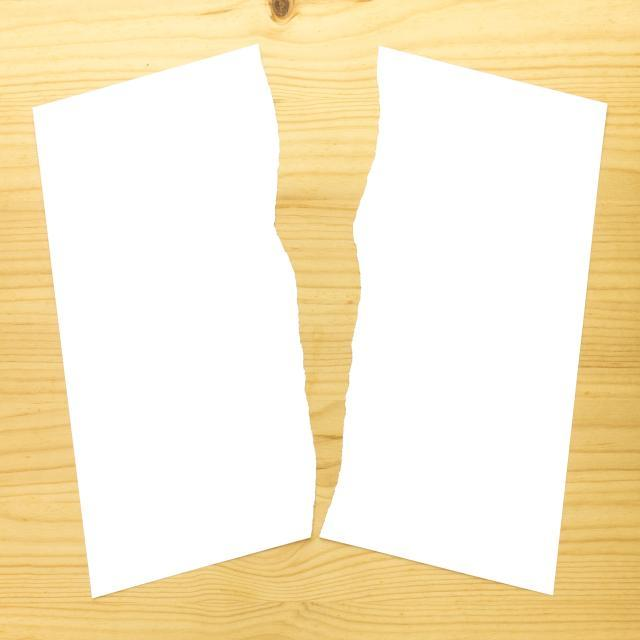
#> input picture img/2.jpg, 640 x 640 px, found by its file name
$ python shape_main.py
#> lines starting #> are read from the running program, lines starting #| are printed output that depends on the picture; after the words box and inside, x2 and y2 are one past the last pixel; in counts of white or black regions, pixels touching at a corner belong together
# -*- coding: utf-8 -*-
import cv2
import numpy as np
import json
import os
import matplotlib.pyplot as plt


def update_edges(val):
    """トラックバーの値を使ってエッジ検出を更新"""
    global edges, blurred, image_display, contours

    # トラックバーから閾値を取得
    threshold1 = cv2.getTrackbarPos('Threshold1', 'Edge Detection')
    threshold2 = cv2.getTrackbarPos('Threshold2', 'Edge Detection')

    # エッジ検出を更新
    edges = cv2.Canny(blurred, threshold1, threshold2)

    # エッジ膨張用カーネルを定義
    kernel = np.ones((3, 3), np.uint8)
    edges_dilated = cv2.dilate(edges, kernel, iterations=1)

    # 輪郭検出
    contours, _ = cv2.findContours(edges_dilated, cv2.RETR_EXTERNAL, cv2.CHAIN_APPROX_SIMPLE)
    image_display[:] = image[:]  # 元画像をコピー

    for idx, cnt in enumerate(contours):
        if cv2.contourArea(cnt) > 500:  # 面積フィルタ
            draw_colored_segments(image_display, cnt, idx)

    # エッジと検出結果を更新
    cv2.imshow('Edge Detection', image_display)
    cv2.imshow('Edges', edges)

def draw_colored_segments(image, contour, segment_idx):
    """元の枠線に沿って描画し、ピークと谷を検出"""
    epsilon = 0.05 * cv2.arcLength(contour, True)
    approx = cv2.approxPolyDP(contour, epsilon, True)

    # 頂点の座標を取得
    points = [tuple(pt[0]) for pt in approx]

    # セグメントが空の場合はスキップ
    if not points:
        print(f"セグメント {segment_idx} に頂点が存在しません。スキップします。")
        return

    # 色リストを固定（青, 緑, 赤, 水色）
    base_colors = [(255, 0, 0), (0, 255, 0), (0, 0, 255), (255, 255, 0)]  # 必要な色だけ
    colors = base_colors * ((len(points) // len(base_colors)) + 1)  # 必要な色数を確保
    colors = colors[:len(points)]  # 長さをポイント数に制限

    # セグメントごとのデータを初期化
    if segment_idx not in segment_data:
        segment_data[segment_idx] = {"color_points": {f"color_{i}": [] for i in range(len(colors))}}

    for i in range(len(points)):
        start_point = points[i]
        end_point = points[(i + 1) % len(points)]

        # セグメント内の輪郭点を取得
        segment_points = get_segment_points(contour, start_point, end_point)

        # 曲線を描画 (範囲外アクセスを防ぐ)
        if i < len(colors):  # 範囲外アクセスを防ぐ
            for j in range(len(segment_points) - 1):
                pt1 = tuple(segment_points[j])
                pt2 = tuple(segment_points[j + 1])
                cv2.line(image, pt1, pt2, colors[i], 2)

        # ピークと谷を検出してプロット
        detect_peaks_and_valleys(segment_points, colors[i], segment_idx, i)


def get_segment_points(contour, start_point, end_point):
    """セグメント内の輪郭点を取得"""
    start_idx = -1
    end_idx = -1

    # 輪郭の中でstart_pointとend_pointのインデックスを探す
    for idx, pt in enumerate(contour[:, 0, :]):
        if tuple(pt) == start_point:
            start_idx = idx
        if tuple(pt) == end_point:
            end_idx = idx

    # インデックス範囲に基づいてセグメントのポイントを取得
    if start_idx < end_idx:
        return contour[start_idx:end_idx + 1, 0, :]
    else:  # 輪郭が閉じている場合の対応
        return np.vstack((contour[start_idx:, 0, :], contour[:end_idx + 1, 0, :]))

def detect_peaks_and_valleys(segment_points, color, segment_idx, color_idx):
    """セグメント内のピークと谷を検出してプロット"""
    x = segment_points[:, 0]
    y = segment_points[:, 1]

    # 1次微分と2次微分を計算
    dy = np.gradient(y)
    ddy = np.gradient(dy)

    # ピークと谷を検出
    peaks = np.where((ddy < -0.01))[0]  # ピーク
    valleys = np.where((ddy > 0.01))[0]  # 谷

    # セグメントデータ内のこの色の点群を初期化
    segment_data[segment_idx]["color_points"][f"color_{color_idx}"] = []

    # ピークと谷を描画（重複を防ぐ）
    unique_points = set()  # 一意性を確保するためのセット
    for idx in np.concatenate((peaks, valleys)):  # ピークと谷をまとめて処理
        point = (int(x[idx]), int(y[idx]))
        if point not in unique_points:  # 新しい点だけ追加
            unique_points.add(point)
            segment_data[segment_idx]["color_points"][f"color_{color_idx}"].append(point)
            print(f"セグメント {segment_idx}, 色 {color_idx}, 点: {point}")  # デバッグ出力
            cv2.circle(image_display, point, 5, color, -1)  # 描画


# [64 lines left out: function visualize_and_save_segments, not called in this run]


try:
    print("スクリプトが開始されました")

    # 画像の読み込み
    image = cv2.imread('img\\2.jpg')  # 適切なパスに変更してください
#> image is the input picture: shape (640, 640, 3); mean B, G, R 202.1, 234.4, 248.6
    if image is None:
        raise FileNotFoundError("指定された画像が見つかりません。パスを確認してください。")

    print("画像の読み込みが成功しました")

    # グレースケール変換とぼかし
    gray = cv2.cvtColor(image, cv2.COLOR_BGR2GRAY)
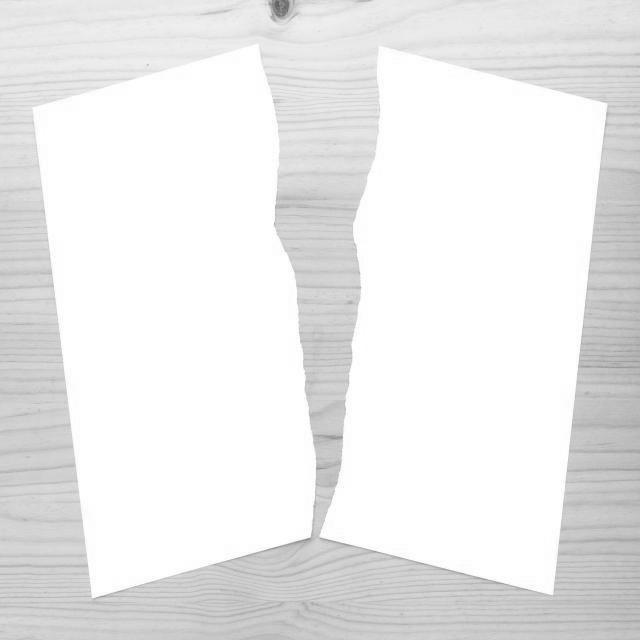
#> gray: shape (640, 640); min 89, max 255, mean 235
    blurred = cv2.GaussianBlur(gray, (5, 5), 0)

    # 初期値の設定
    edges = None
    contours = []
    segment_data = {}  # 各セグメントのデータを格納する辞書
    image_display = image.copy()  # 初期化

    # ウィンドウ作成
    cv2.namedWindow('Edge Detection')
    cv2.namedWindow('Edges')

    # トラックバー作成
    cv2.createTrackbar('Threshold1', 'Edge Detection', 100, 500, update_edges)
    cv2.createTrackbar('Threshold2', 'Edge Detection', 200, 500, update_edges)

    # 初期表示
    update_edges(0)
#> in update_edges, `edges = cv2.Canny(blurred, threshold1, threshold2)`:
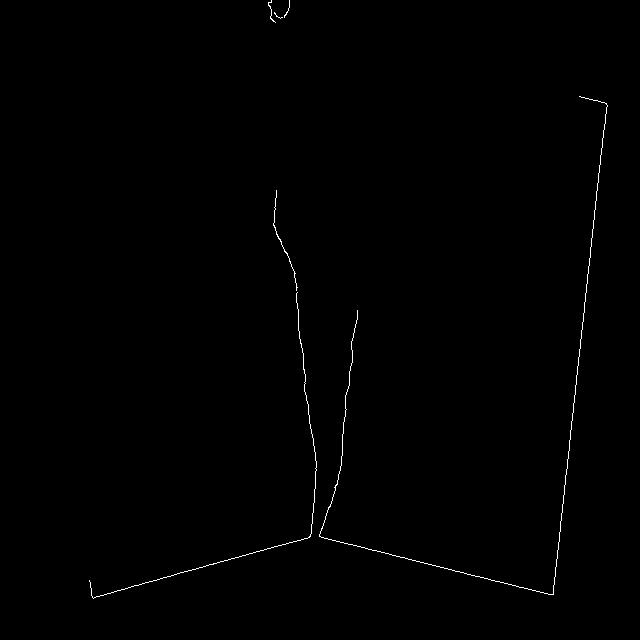
#> edges: shape (640, 640); 0.4% white in thin lines or dots, all inside (x1, y1, x2, y2) = (89, 0, 608, 599)
#> in update_edges, `edges_dilated = cv2.dilate(edges, kernel, iterations=1)`:
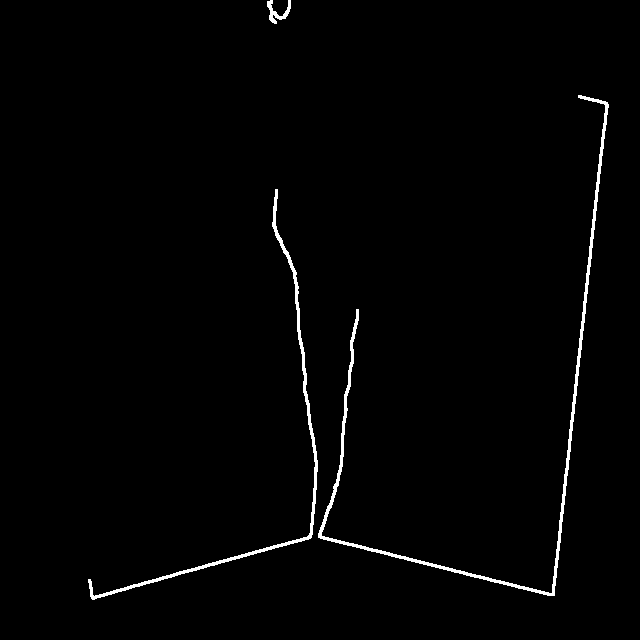
#> edges_dilated: shape (640, 640); 1.3% white; 3 white regions
#> in update_edges, `contours, _ = cv2.findContours(edges_dilated, cv2.RETR_EXTERNAL, cv2.C..`: contours = 3 contours; box (x1, y1, x2, y2) and area: (318, 95, 609, 596) 2292, (88, 189, 318, 600) 1438, (267, 0, 291, 24) 165
#> the loop in update_edges, `for idx, cnt in enumerate(contours):` made 3 passes
#> (epsilon in draw_colored_segments, points in draw_colored_segments, colors in draw_colored_segments) on pass 1: (63.45, [(277, 189), (310, 532), (92, 599), (311, 537)], [(255, 0, 0), (0, 255, 0), (0, 0, 255), (255, 255, 0)])
#> (epsilon in draw_colored_segments, base_colors in draw_colored_segments) on pass 2: (104.7, [(255, 0, 0), (0, 255, 0), (0, 0, 255), (255, 255, 0)])
#> (printed output is left out)
#> after the loop in update_edges, `for idx, cnt in enumerate(contours):`:
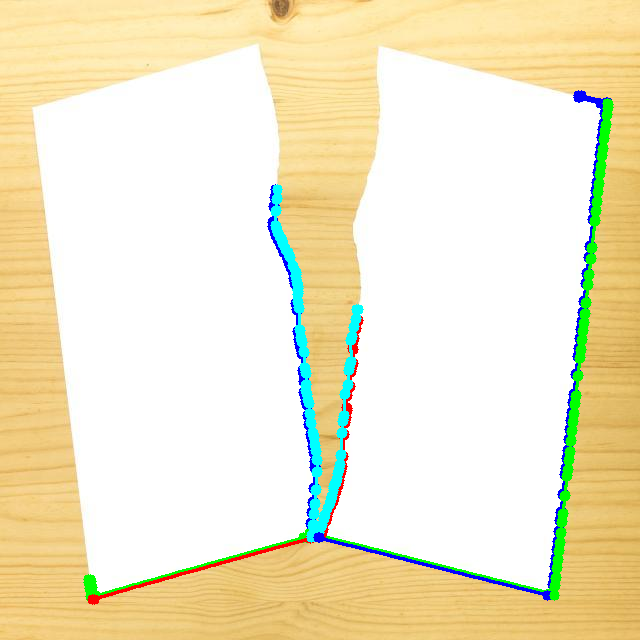
#> image_display: shape (640, 640, 3); 3.8% of pixels changed, all inside (x1, y1, x2, y2) = (83, 90, 614, 605)

    print("エッジ検出の閾値を調整してください")
    print("スペースキーを押すと図形（セグメント）ごとの画像を保存し、点群データをJSONに保存します")
    print("ESCキーを押して終了します")

    while True:
        key = cv2.waitKey(1)
#> (key Esc is pressed here)
        if key == 27:  # ESCキーで終了
            break
        elif key == 32:  # スペースキーでセグメントごとの画像と点群データを保存
            visualize_and_save_segments()
    cv2.destroyAllWindows()
    print("スクリプトの実行が完了しました")

except Exception as e:
    print(f"エラーが発生しました: {e}")

$ run again, with img/1.jpg copied over img/2.jpg
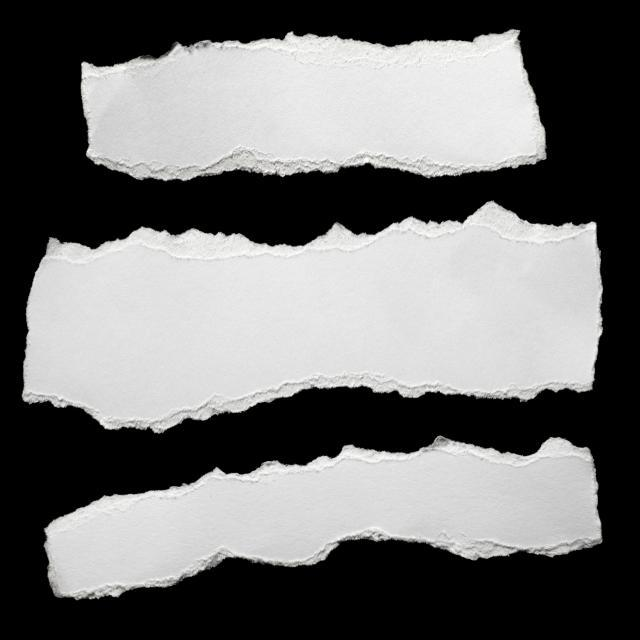
#> input picture img/1.jpg, 640 x 640 px, found by its file name
#> image is the input picture: shape (640, 640, 3); mean B, G, R 112.4, 112.6, 112.6
#> in update_edges, `edges = cv2.Canny(blurred, threshold1, threshold2)`:
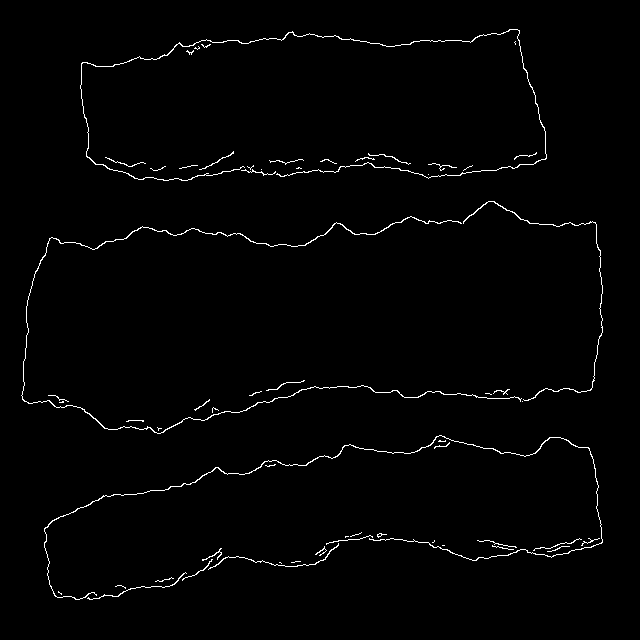
#> edges: shape (640, 640); 1.4% white in thin lines or dots, all inside (x1, y1, x2, y2) = (21, 29, 603, 600)
#> edges_dilated: shape (640, 640); 4.5% white; 16 white regions
#> contours = 3 contours; box (x1, y1, x2, y2) and area: (20, 200, 604, 435) 100156, (79, 28, 548, 182) 58998, (43, 434, 604, 601) 55334
#> the loop in update_edges, `for idx, cnt in enumerate(contours):` made 3 passes
#> (epsilon in draw_colored_segments, points in draw_colored_segments) on passes 1 to 3: (72.4, [(594, 458), (214, 466), (48, 585), (552, 558)]), (82.11, [(597, 223), (50, 236), (21, 400), (591, 391)]), (62.43, [(547, 153), (518, 28), (80, 62), (137, 180)])
#> (printed output is left out)
#> after the loop in update_edges, `for idx, cnt in enumerate(contours):`:
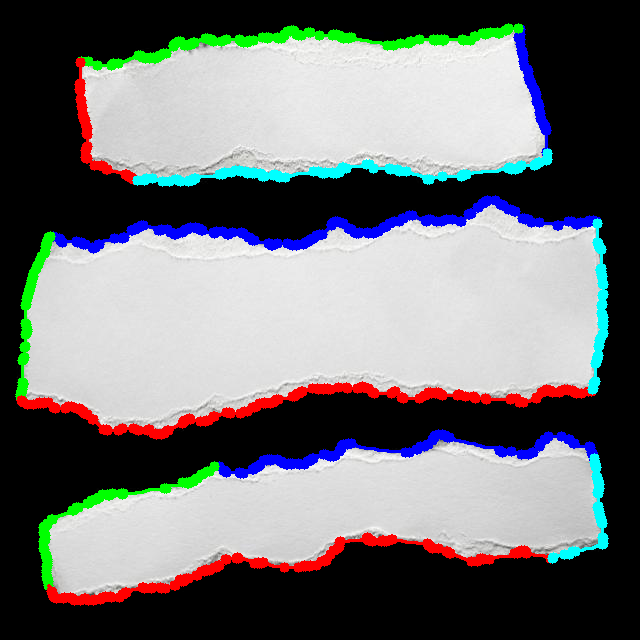
#> image_display: shape (640, 640, 3); 8.66% of pixels changed, all inside (x1, y1, x2, y2) = (15, 23, 609, 606)

$ run again, with img/3.jpg copied over img/2.jpg
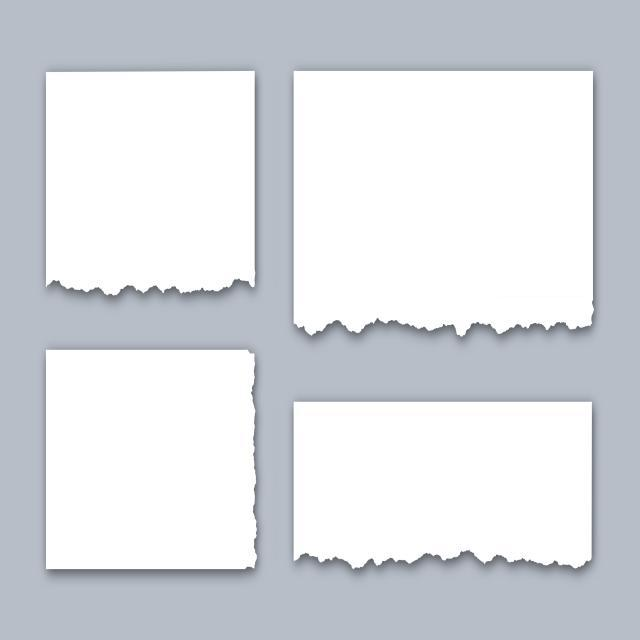
#> input picture img/3.jpg, 640 x 640 px, found by its file name
#> image is the input picture: shape (640, 640, 3); mean B, G, R 226, 221.3, 218.2
#> in update_edges, `edges = cv2.Canny(blurred, threshold1, threshold2)`:
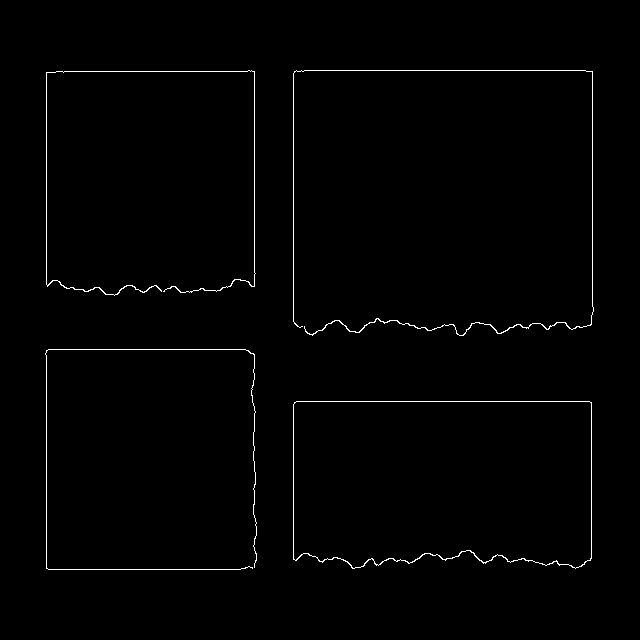
#> edges: shape (640, 640); 0.99% white in thin lines or dots, all inside (x1, y1, x2, y2) = (45, 70, 594, 570)
#> edges_dilated: shape (640, 640); 3% white; 4 white regions
#> contours = 4 contours; box (x1, y1, x2, y2) and area: (292, 69, 595, 337) 77857, (292, 400, 593, 570) 48348, (44, 348, 258, 571) 46590, (45, 69, 257, 297) 46064
#> the loop in update_edges, `for idx, cnt in enumerate(contours):` made 4 passes
#> (epsilon in draw_colored_segments, points in draw_colored_segments) on passes 2 to 3: (43.56, [(45, 349), (45, 569), (255, 568), (255, 353)]), (59.47, [(293, 70), (296, 327), (592, 325), (593, 70)])
#> (printed output is left out)
#> after the loop in update_edges, `for idx, cnt in enumerate(contours):`:
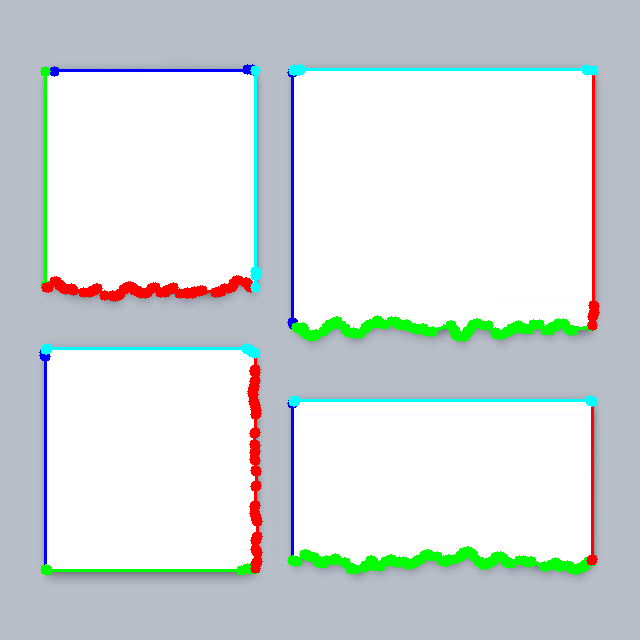
#> image_display: shape (640, 640, 3); 5.03% of pixels changed, all inside (x1, y1, x2, y2) = (39, 64, 600, 576)

$ run again, with img/4.jpg copied over img/2.jpg
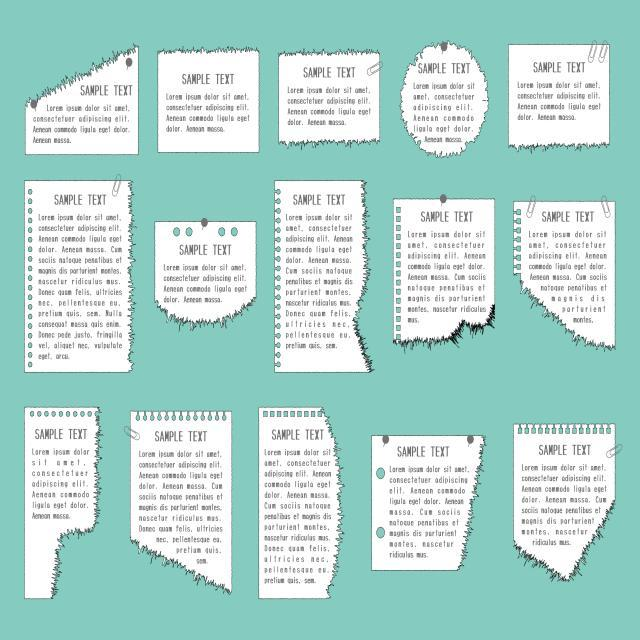
#> input picture img/4.jpg, 640 x 640 px, found by its file name
#> image is the input picture: shape (640, 640, 3); mean B, G, R 209.6, 215.6, 177.8
#> in update_edges, `edges = cv2.Canny(blurred, threshold1, threshold2)`:
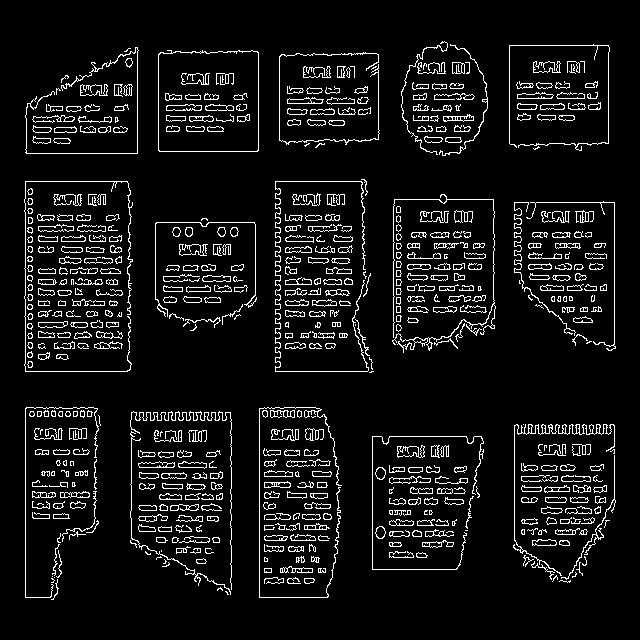
#> edges: shape (640, 640); 7.6% white in thin lines or dots, all inside (x1, y1, x2, y2) = (24, 41, 616, 600)
#> edges_dilated: shape (640, 640); 23.6% white; 328 white regions
#> contours = 15 contours; largest, box (x1, y1, x2, y2) and area: (23, 180, 134, 373) 20469, (274, 178, 375, 374) 17256, (129, 410, 233, 596) 16178, (258, 406, 343, 599) 14779, (391, 193, 497, 354) 14700
#> the loop in update_edges, `for idx, cnt in enumerate(contours):` made 15 passes
#> (epsilon in draw_colored_segments, points in draw_colored_segments) on passes 2, 6: (27.97, [(515, 423), (512, 548), (570, 583), (615, 424)]), (23.39, [(255, 221), (155, 221), (156, 309), (253, 306)])
#> (printed output is left out)
#> after the loop in update_edges, `for idx, cnt in enumerate(contours):`:
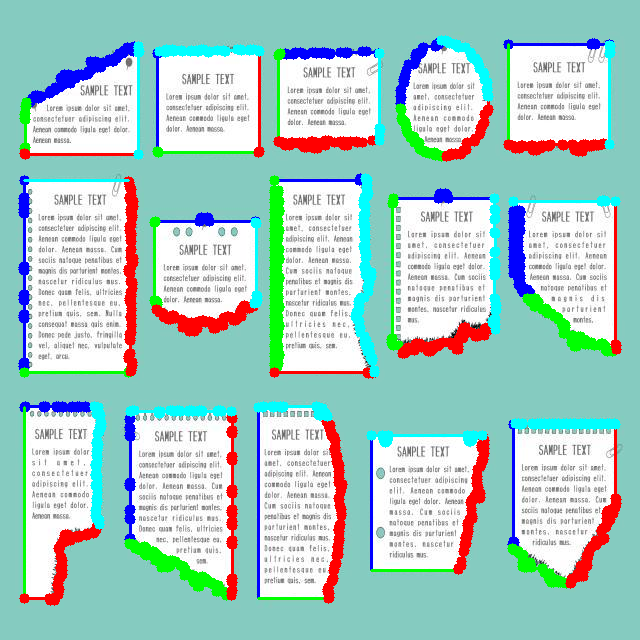
#> image_display: shape (640, 640, 3); 12.8% of pixels changed, all inside (x1, y1, x2, y2) = (18, 35, 622, 606)
